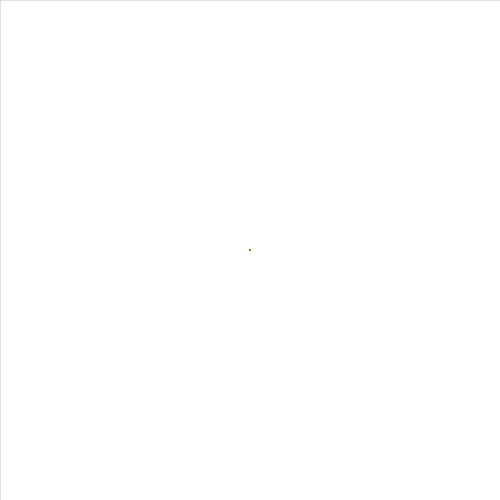
Frame 1 (no input)
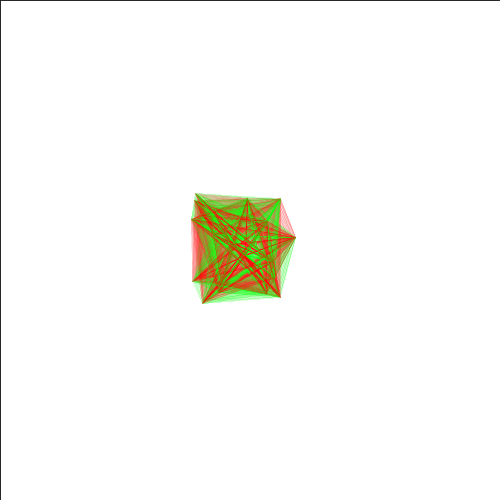
Frame 60 (the mouse pressed at the canvas centre just before this capture)
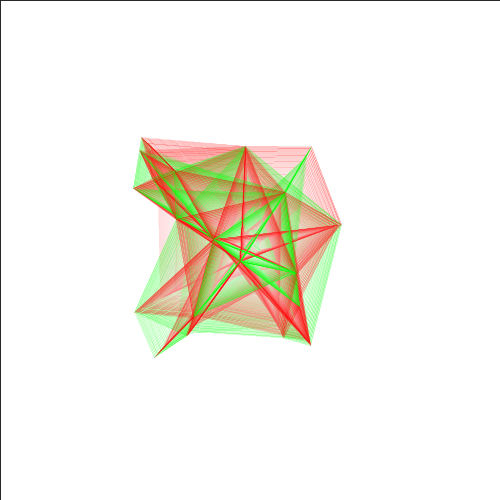
Frame 120 (the mouse held since frame 60 and released just before this capture)

The Processing sketch that drew these frames (run headless with seeded random() and noise(); from frame 60 on, the mouse is pressed at the canvas centre):

// Processing sketch: processing_152607
// ── processing_152607.pde

// Variables
int num;
float x[],y[];      // centre of element0
float dx[],dy[];    // change in centre of element0
float rad[];        // radius of element0
int i,j;            // counters

// Setup
void setup(){
//  size(displayWidth,displayHeight);  // Use this when running directly in Processing
  size(500,500);  // Use this when running in JavaScript mode - js doesn't like variable display width/height values
  background(255);
  stroke(0);
  strokeWeight(0);
  
// Allocate array size
  num = 20;
  x = new float[num];
  y = new float[num];
  dx = new float[num];
  dy = new float[num];
  rad = new float[num];
  
//  Initialise variables
  for (i=0;i<num;i++){
    x[i] = width/2;
    y[i] = height/2;
    dx[i] = random(-1.0,1.0);
    dy[i] = random(-1.0,1.0);
    rad[i] = random(20,100);
  }    
}

void draw(){
//  background(255);
//  Slow background fade
  fill(255,6);
  rect(0,0,width,height);

  for (int i=0;i<num;i++){
//  Test for edge of window and reverse direction
    if (x[i]-rad[i]<0 || x[i]+rad[i]>width){
      dx[i] = -dx[i];}
    if (y[i]-rad[i]<0 || y[i]+rad[i]>height){
      dy[i] = -dy[i];}

//  Normal motion of element
    x[i] = x[i] + dx[i];
    y[i] = y[i] + dy[i];

//    ellipse(x[i],y[i],rad[i]*2,rad[i]*2);
    
//  Test for intersection with other elements
      for (j=0;j<num;j++){
        if (i != j && dist(x[i],y[i],x[j],y[j])<(rad[i]+rad[j])){
          if ((i+j)%2==1){
            stroke(255,0,0);}
          else {
            stroke(0,255,0);}
          line(x[i],y[i],x[j],y[j]);}
          stroke(0);
     }
  }
}

void keyPressed(){
  if (key=='s') save(frameCount + ".jpg");
}
